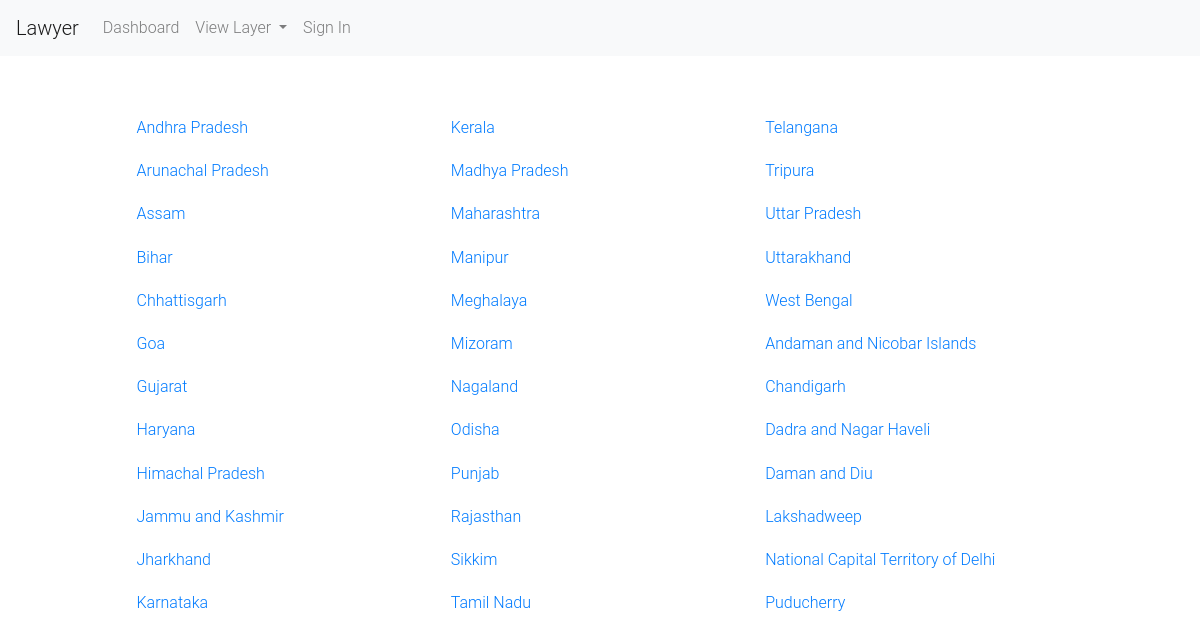
The page /state_list/ on the database as committed earlier.
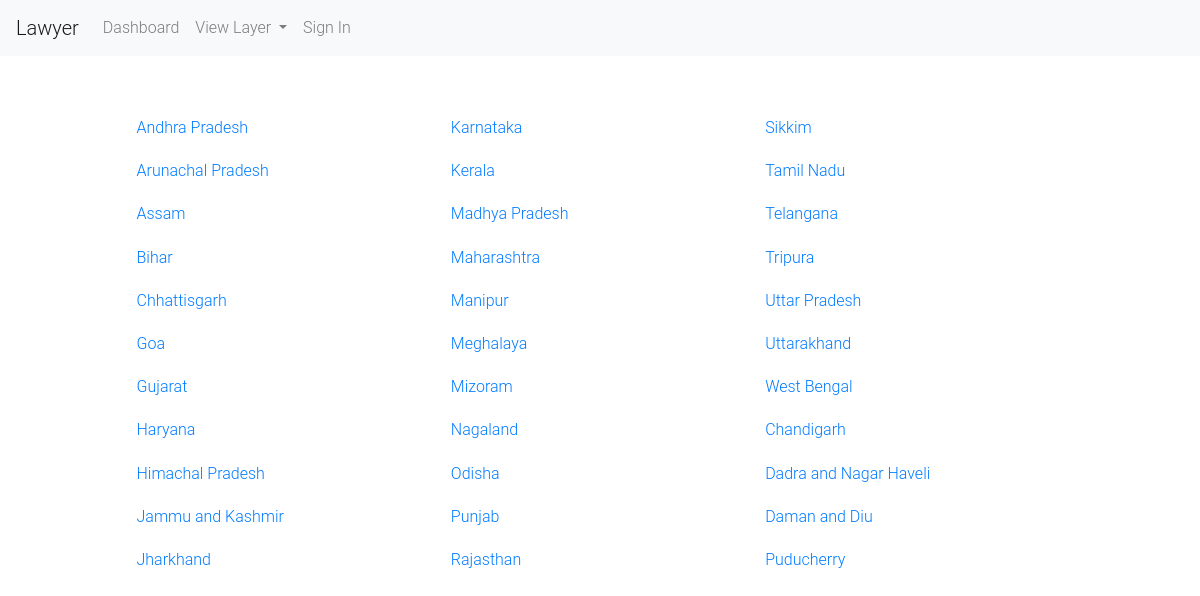
The same page on the database as committed later.
### lawyer/models.py (models this page shows, shortened)
class State(models.Model):
    state_name = models.CharField(max_length=400,null=True,blank=True)

### lawyer/views.py (the view)
# urls.py: path('state_list/',views.state_list,name='state_list'),
def state_list(request):
    state = State.objects.all()
    return render(request,'client/state.html',{'state':state})

### templates/client/state.html (shortened to what this page needs)
{% extends 'client/base.html' %} {% block body_block %}
<div class='container' style='margin-top:5%;'>
    <div class="row">
        <div class='col-xs-12 col-md-10 col-md-offset-1'>
            <div id="js-top-state-link-farm" class="text-columns text-columns-narrowest text-columns-max-3 u-margin-bottom-0">
                <ol class="unstyled-list">
                    {% for s in state %}
                        <li class="u-margin-bottom-half"><a title="Alabama Child Custody Lawyers" href="{% url "practice_area_for_state" %}?state={{s.id}}">{{s.state_name}}</a></li>
                    {% endfor %}
                </ol>
            </div>
        </div>
    </div>
</div>
{% endblock %}

Rows that differ between the two databases and show on the page:
removed State: state_name "Andaman and Nicobar Islands"
removed State: state_name "Lakshadweep"
removed State: state_name "National Capital Territory of Delhi"
